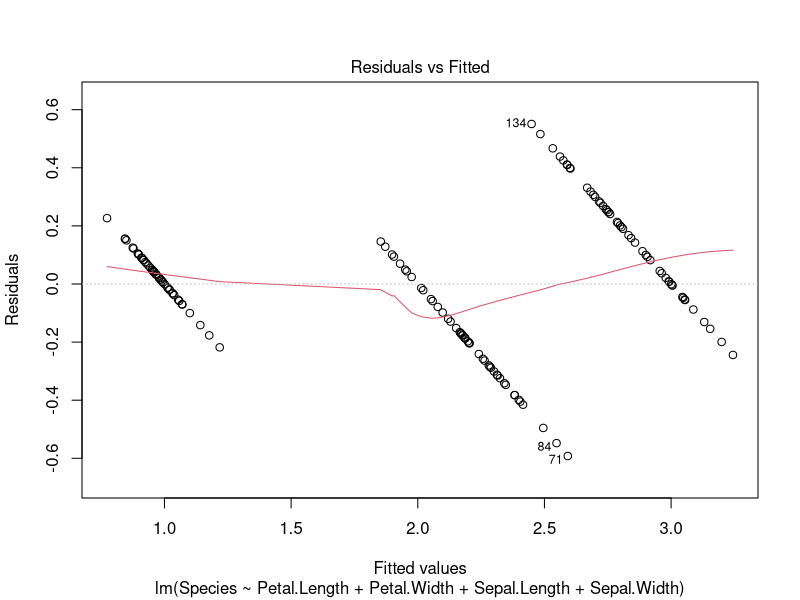
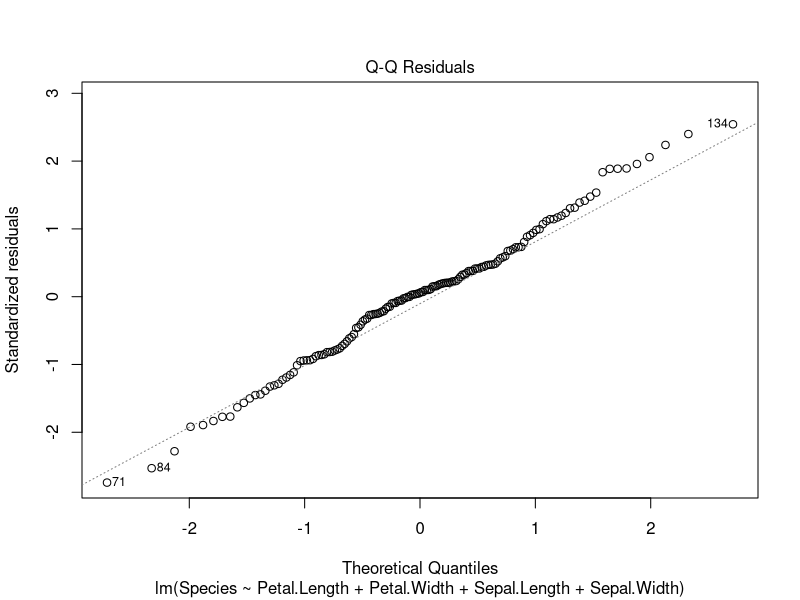
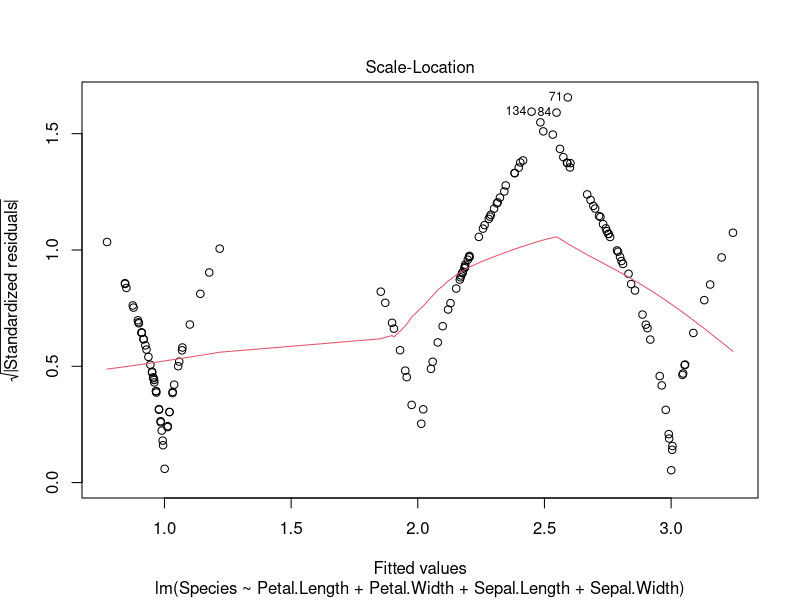
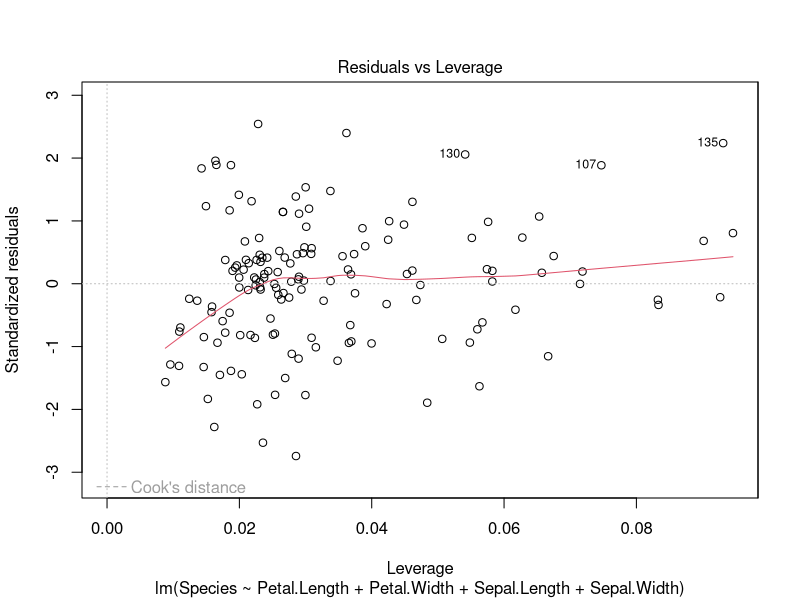

Here is the R script that generated these plots, in order:
## ---- chunk 1
knitr::opts_chunk$set(
  collapse = TRUE,
  comment = "#>"
)
## ---- chunk 2
linreg <- setRefClass("linreg",
                      fields=list(
                                  # Defining arguments
                                  formula = "formula",
                                  data = "data.frame",

                                  #Math variables
                                  X="matrix",
                                  y="numeric",
                                  coefficients_beta="matrix",
                                  fitted_y="matrix",
                                  residuals_e="matrix",
                                  n_degfree="numeric",
                                  res_var_sigma2="matrix",
                                  var_of_beta="matrix",
                                  t_values="matrix",

                                  #In-the-middle-variables
                                  data_arranged = "data.frame"),
                      methods = list(
                        summary = function(){return("NATHING")})
                     )

###------------V------------ SETTING UP METHODS ------------V------------
# Function to set up linreg class and check input
linreg$methods(initialize = function(formula_arg, data_arg){
  #cat("Hello world")

  formula <<- formula_arg
  data <<- data_arg

  # ---V--- CHECK INPUT AND SETUP ---V---
  # These checks appear to already be done through the definition of the arguments in fields list above.
  # Check formula argument
  #stopifnot("argument \"formula\" is not class formula" = class(formula) == "formula")

  # Check data argument
  #stopifnot("argument \"data\" is not data.frame" = is.data.frame(data))
  # ---^--- CHECK INPUT ---^---

  # ---V--- CALCULATE MATH STUFF ---V---
  X <<- model.matrix(formula, data = data)
  y <<- data[, all.vars(formula[[2]])]

  # go over this again and make sure it is correct
  # Use solve() or inv(). solve() seems to keep the row and col labels.
  coefficients_beta <<- solve(t(X) %*% X) %*% t(X) %*% y

  fitted_y <<- X %*% coefficients_beta
  data$fitted_y <<- fitted_y

  residuals_e <<- y - fitted_y
  data$residuals_e <<- residuals_e

  # Number of observations minus number of parameters
  n_degfree <<- length(y) - length(formula[[3]])-1 #-1 because of constant

  res_var_sigma2 <<- (t(residuals_e) %*% residuals_e)/n_degfree

  # Two issues: the multiplication, and also the fact that the variance matrix seems to have negative elements.
  # The res_var_sigma2[1] is because res_var_sigma2 is a matrix (1 row 1 col).
  var_of_beta <<- res_var_sigma2[1] * solve(t(X) %*% X)

  t_values <<- coefficients_beta / sqrt(var(coefficients_beta))[1]
  # ---^--- CALCULATE MATH STUFF ---^---
  })
## ---- chunk 3
# --- SHOW method ---
# This func makes so that print(linreg_object) works
linreg$methods(show = function(){
  cat(paste0(
    "Call:\n",
    "lm(formula = ...)\n\n",
    "Coefficients:\n\t",
    "coefficients here"))})

# --- PRINT method ---
linreg$methods(print = function(){
  cat(paste0(
    "Call:\n",
    "lm(formula = ...)\n\n",
    "Coefficients:\n\t",
    "coefficients here"))})
## ---- chunk 4
# --- PLOT method ---
linreg$methods(plot = function(plots_to_show = c(1,2)){
  # Residuals vs Fitted plot
  p1 <- ggplot2::ggplot(data, aes(y=residuals_e, x=fitted_y)) +

    # Create points, lines
    geom_point(shape=21, size = 2.5) +
    geom_smooth(color="red", se=FALSE, size=0.1) + #, method = "lm") +
    geom_abline(intercept = 0, slope = 0, color = "grey", linetype="dashed") +

    # Configure labels, theme, style
    labs(title = "Residuals vs Fitted",
         x = paste0("Fitted values\nlinreg(",
                    as.character(formula)[2],
                    " ~ ",
                    as.character(formula)[3],
                    ")"),
         y = "Residuals") +

    theme_bw() +
    theme(panel.grid.major = element_blank(),
          panel.grid.minor = element_blank(),
          plot.title = element_text(hjust = 0.5))


  # Scale-location plot
  p2 <- ggplot2::ggplot(data,
                        aes(y=sqrt(abs(residuals_e/as.numeric(res_var_sigma2))),
                            x=fitted_y)) +

    # Create points, lines
    geom_point(shape=21, size = 2.5) +
    #geom_line(aes(y=median(residuals_e), x=fitted_y)) +
    geom_smooth(color="red", se=FALSE, size=0.1) +
    #geom_abline(intercept = 0, slope = 0, color = "grey", linetype="dashed") +
    #geom_text(data = data, aes(label = rownames(data))) +

    # Configure labels, theme, style
    labs(title = "Scale-Location",
         x = paste0("Fitted values\nlinreg(",
                    as.character(formula)[2],
                    " ~ ",
                    as.character(formula)[3],
                    ")"),
         y = expression(sqrt("|Standardized residuals|"))) +

    theme_bw() +
    theme(panel.grid.major = element_blank(),
          panel.grid.minor = element_blank(),
          plot.title = element_text(hjust = 0.5))


  # Adding row numbers to the points in the plots
  data$row_num <<- rownames(data)
  data_arranged <<- data |> arrange(desc(abs(residuals_e))) |> head(3)

  p1 <- p1 + geom_text(data=data_arranged,
                       aes(x=fitted_y,
                           y = residuals_e,
                           label=row_num),
                       hjust = "left",
                       nudge_x = 0.15,
                       size = 3)

  p2 <- p2 + geom_text(data=data_arranged,
                       aes(x=fitted_y,
                           y = sqrt(abs(residuals_e/as.numeric(res_var_sigma2))),
                           label=row_num),
                       hjust = "left",
                       nudge_x = 0.15,
                       size = 3)


  # Return the plots
  return(keep_at(list(p1, p2), at=plots_to_show))

})
## ---- chunk 5
# --- RESID method ---
linreg$methods(resid = function(){return(residuals_e)})


# --- PRED method ---
linreg$methods(pred = function(){return(fitted_y)})


# --- COEF method ---
linreg$methods(coef = function(){return(coefficients_beta)})


# --- SUMMARY method ---
linreg$methods(summary = function(){
  cat(paste0(
    "Call:\n",
    "lm(formula = ...)\n\n",
    "Coefficients:\n\t",
    "coefficients here"))})
## ---- chunk 6
linob <- linreg$new(formula = Species ~ Petal.Length + Petal.Width + Sepal.Length + Sepal.Width, data=iris |> dplyr::mutate(Species = as.numeric(Species)))
og_linob <- lm(formula = Species ~ Petal.Length + Petal.Width + Sepal.Length + Sepal.Width, data=iris |> dplyr::mutate(Species = as.numeric(Species)))
#linob$plot()
plot(og_linob)
